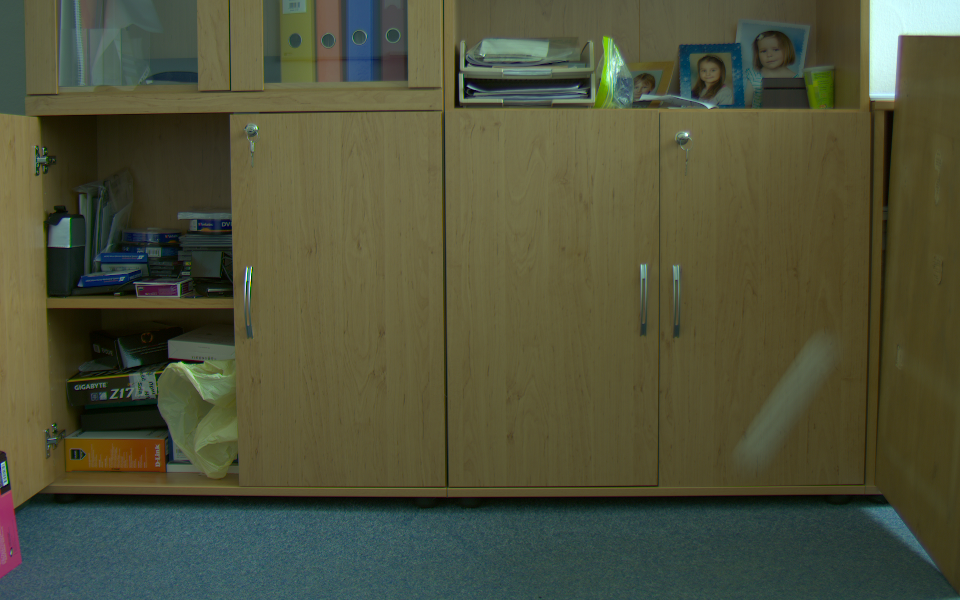
#> input picture imgs/floorball1.png, 960 x 600 px; the run also reads 1 picture not shown here
$ python run_gpu.py
#> lines starting #> are read from the running program, lines starting #| are printed output that depends on the picture; after the words box and inside, x2 and y2 are one past the last pixel; in counts of white or black regions, pixels touching at a corner belong together
### utils.py
import numpy as np
import math
from skimage.draw import line_aa
from skimage import measure
import skimage.transform
from scipy import signal
from skimage.measure import label, regionprops
import pdb

def fmo_detect(I,B):
	## simulate FMO detector -> find approximate location of FMO
	dI = (np.sum(np.abs(I-B),2) > 0.1).astype(float)
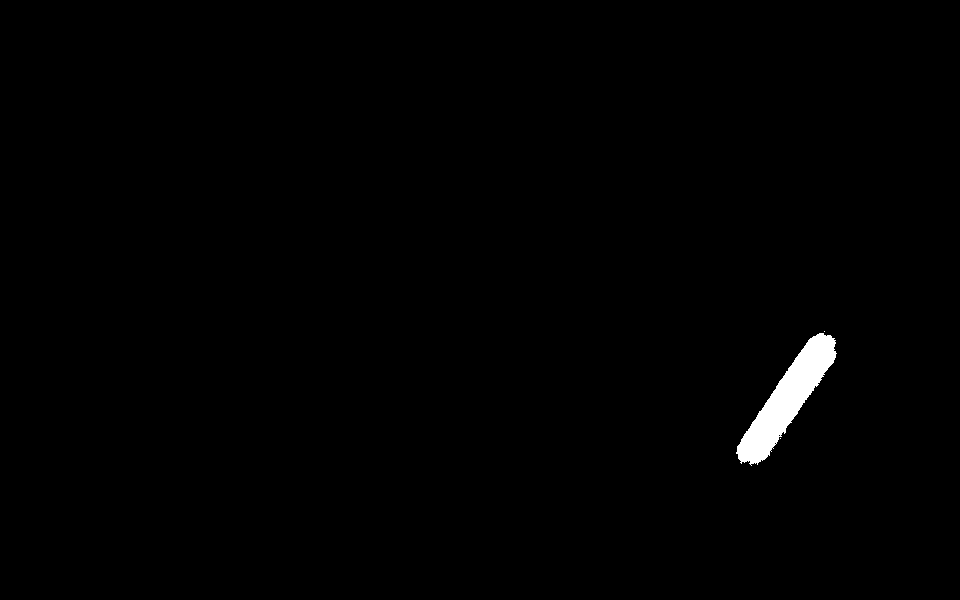
#> dI: shape (600, 960) float64; values 0 (black) and 1 (white), 0.81% white; 3 white regions (2 under 20 px)
	labeled = label(dI)
#> labeled: shape (600, 960) int64; 4 distinct labels, from 0 to 3
	regions = regionprops(labeled)
#> regions = 3 regions; box (x1, y1, x2, y2) and area: (736, 333, 837, 466) 4642, (824, 331, 825, 332) 1, (780, 438, 781, 439) 1
	ind = -1
	maxsol = 0
	for ki in range(len(regions)):
		if regions[ki].area > 100 and regions[ki].area < 0.01*np.prod(dI.shape):
			if regions[ki].solidity > maxsol:
				ind = ki
				maxsol = regions[ki].solidity
#> this loop made 3 passes
#> (ind, maxsol) on pass 2: (1, 0.93)
#> after the loop, ind = 1; maxsol = 0.93
	return regions[ind].bbox, regions[ind].minor_axis_length

def fmo_model(B,H,F,M):
	if len(H.shape) == 2:
		H = H[:,:,np.newaxis]
		F = F[:,:,:,np.newaxis]
	elif len(F.shape) == 3:
		F = np.repeat(F[:,:,:,np.newaxis],H.shape[2],3)
	HM3 = np.zeros(B.shape)
	HF = np.zeros(B.shape)
	for hi in range(H.shape[2]):
		M1 = M
		if len(M.shape) > 2:
			M1 = M[:, :, hi]
		M3 = np.repeat(M1[:, :, np.newaxis], 3, axis=2)
		HM = signal.fftconvolve(H[:,:,hi], M1, mode='same')
		HM3 += np.repeat(HM[:, :, np.newaxis], 3, axis=2)
		F3 = F[:,:,:,hi]
		for kk in range(3):
			HF[:,:,kk] += signal.fftconvolve(H[:,:,hi], F3[:,:,kk], mode='same')
	I = B*(1-HM3) + HF
	return I

def montageF(F):
	return np.reshape(np.transpose(F,(0,1,3,2)),(F.shape[0],-1,F.shape[2]),'F')

def montageH(Hs):
	return np.concatenate((np.sum(Hs[:,:,::3],2)[:,:,np.newaxis], np.sum(Hs[:,:,1::3],2)[:,:,np.newaxis], np.sum(Hs[:,:,2::3],2)[:,:,np.newaxis]),2)

def diskMask(rad):
	sz = 2*np.array([rad, rad])

	ran1 = np.arange(-(sz[1]-1)/2, ((sz[1]-1)/2)+1, 1.0)
	ran2 = np.arange(-(sz[0]-1)/2, ((sz[0]-1)/2)+1, 1.0)
	xv, yv = np.meshgrid(ran1, ran2)
	mask = np.square(xv) + np.square(yv) <= rad*rad
	M = mask.astype(float)
	return M

# [57 lines left out: functions boundingBox, convert_size, calc_tiou, calciou, not called in this run]


def renderTraj(pars, H):
	## Input: pars is either 2x2 (line) or 2x3 (parabola)
	if pars.shape[1] == 2:
		pars = np.concatenate( (pars, np.zeros((2,1))),1)
		ns = 2
	else:
		ns = 5

	ns = np.max([2, ns])

	rangeint = np.linspace(0,1,ns)
	for timeinst in range(rangeint.shape[0]-1):
		ti0 = rangeint[timeinst]
		ti1 = rangeint[timeinst+1]
		start = pars[:,0] + pars[:,1]*ti0 + pars[:,2]*(ti0*ti0)
		end = pars[:,0] + pars[:,1]*ti1 + pars[:,2]*(ti1*ti1)
		start = np.round(start).astype(np.int32)
		end = np.round(end).astype(np.int32)
		rr, cc, val = line_aa(start[0], start[1], end[0], end[1])
		valid = np.logical_and(np.logical_and(rr < H.shape[0], cc < H.shape[1]), np.logical_and(rr > 0, cc > 0))
		rr = rr[valid]
		cc = cc[valid]
		val = val[valid]
		if len(H.shape) > 2:
			H[rr, cc, 0] = 0
			H[rr, cc, 1] = 0
			H[rr, cc, 2] = val
		else:
			H[rr, cc] = val


	return H

### deblatting.py
import numpy as np
from numpy.fft import fft2, ifft2
import scipy.sparse.linalg
from scipy import sparse

from utils import *
from vis import *

class Params:
	def __init__(self): ## Parameters with which users can experiment are marked by #!
		## universal parameters
		self.loop_maxiter = 200 #! max number of (F,M)/H blind loop alternations
		self.maxiter = 50 #! max number of outer iterations
		self.cg_maxiter = 25 # max number of inner CG iterations ('h' subproblem)
		self.cg_tol = 1e-5 # tolerance for relative residual of inner CG iterations
		self.rel_tol_h = 9e-3 # relative between iterations difference for outer ADMM loop
		self.rel_tol_f = 1e-4 # relative between iterations difference for outer ADMM loop
		self.lp = 1 # exponent of the Lp regularizer sum |h|^p or TV |Df|^p, allowed values are 0, 1
		self.gamma = 1.0 # data term weight
		## parameters for H estimation
		self.alpha_h = 1.0 # Lp regularizer weight
		self.beta_h = 1e3*self.alpha_h
		self.sum1 = True # force sum(H)=1 constraint (via beta_h), takes precedence over lp
		self.do_fit = True #! applying psffit
		## parameters for F,M estimation
		self.alpha_f = 2**(-12) #! F,M total variation regularizer weight, for strong influence use at least 2e-4
		self.lambda_T = 1e-3 #! template L2 term weight, influence: 1e-3 soft, 1e-2 strong, 1e-1 very strong
		self.lambda_R = 1e-2 #! mask rotation symmetry weight term, lambda_R*|R*m-m|^2 where R is approx rotational averaging, similar values as *_T
		self.beta_fm = 1e-3 # splitting vf=f and vm=m due to (F,M) in C constraint where C is prescribed convex set given by positivity and F-M relation, penalty weight
		self.beta_f = 10*self.alpha_f # splitting vx/vy=Df due to the TV regularizer
		self.pyramid_eps = 1 # inverse slope of the f<=m/eps constraing for each channel. eps=0 means no constraint (only m in [0,1], f>0), eps=1 means f<=m etc
		## parameters for sub-frame F,M estimation
		self.alpha_cross_f = 2**(-13) #! cross-image (in 3-dim) image TV regularizer weight
		self.beta_cross_f = 10*self.alpha_cross_f # splitting vc=D_cross*f due to cross-image TV regularizer
		## visualization parameters
		self.verbose = True #!
		self.do_cost = False #!
		self.visualize = True #!

# [513 lines left out: functions estimateFMH, psffit, estimateFM, estimateH, createDerivatives0, createRnMatrix and 6 more, not called in this run]


def vec3(I):
	return np.reshape(I, (I.shape[0]*I.shape[1], -1),'F')

def ivec3(I, ishape):
	return np.reshape(I, ishape,'F')

class StateH:
	# [6 lines left out: function __init__, not called in this run]

class StateFM:
	# [24 lines left out: function __init__, not called in this run]

### gpu/deblatting_gpu.py
import numpy as np
from scipy import sparse

from utils import *
from vis import *
from deblatting import *
from gpu.torch_cg import *

import torch

def estimateFMH_gpu(Ic,Bc,Mc=None,Fc=None,params=None):
	## Estimate F,M,H in FMO equation I = H*F + (1 - H*M)B, where * is convolution
	if params is None:
		params = Params()
	device = torch.device("cuda:0" if torch.cuda.is_available() else "cpu")
	# print(device)
	I = torch.from_numpy(Ic).float().to(device)
	B = torch.from_numpy(Bc).float().to(device)
	BS = I.shape[0]
	if Mc is None:
		Mc = np.ones(Ic.shape[:2])
	if Fc is None:
		Fc = np.ones((Mc.shape[0],Mc.shape[1],Ic.shape[1]))
	M = torch.ones((BS,1,Mc.shape[0],Mc.shape[1])).float().to(device)
	F = torch.ones((BS,3,Mc.shape[0],Mc.shape[1])).float().to(device)

	H = 0
	params.maxiter = 1
	params.do_fit = 0 # not implemented

	rel_tol2 = params.rel_tol_h**2
	stateh = StateH()
	statefm = StateFM()
	stateh.device = device
	statefm.device = device

	## blind loop, iterate over estimateFM and estimateH
	for iter in range(params.loop_maxiter):
		H_old = H
		H, stateh = estimateH_gpu(I, B, M, F, state=stateh, params=params)
		F, M, statefm = estimateFM_gpu(I, B, H, M, F, state=statefm, params=params)
		rel_diff2 = ((H - H_old) ** 2).sum([2,3])/( H ** 2).sum([2,3])
		if params.visualize:
			bi = iter % BS
			Fcpu = F[bi,:,:,:].data.cpu().detach().numpy().transpose(1,2,0)
			Mcpu = M[bi,0,:,:].data.cpu().detach().numpy()
			imshow_nodestroy(get_visim(H[bi,0,:,:].data.cpu().detach().numpy(),Fcpu,Mcpu,Ic[bi,:,:,:].transpose(1,2,0)), 600/np.max(I.shape))
			# pdb.set_trace()
		if params.verbose:
			print("FMH: iter={}, reldiff_h={}".format(iter+1, torch.sqrt(torch.max(rel_diff2))))
		if (rel_diff2 < rel_tol2).all():
			break

	return H, F, M

# [263 lines left out: functions estimateFM_gpu, estimateH_gpu, gradient_gpu, gradientT_gpu, not called in this run]

def fft_gpu(inp):
	return torch.rfft(inp, signal_ndim=2, normalized=False, onesided=False)

def ifft_gpu(inp):
	return torch.irfft(inp, signal_ndim=2, normalized=False, onesided=False)

# [50 lines left out: functions project2pyramid_gpu, lp_proximal_mapping_gpu, proj2simplex_gpu, cmul, not called in this run]

def cconj(arr):
	return torch.stack([arr[:,:,:,:,0],-arr[:,:,:,:,1]], dim=-1)

# [17 lines left out: functions psfshift_gpu, ipsfshift_gpu, not called in this run]

### run_gpu.py
import argparse
import numpy as np
import random
import pdb
import os

import cv2 as cv
import matplotlib.pyplot as plt

from utils import *
from deblatting import *
from gpu.deblatting_gpu import *
from vis import *

def main():
    test_real_batch(os.path.join('imgs','floorball1.png'), os.path.join('imgs','floorball_bgr.png'))
    test_synthetic_batch()

def test_real_batch(I_path, B_path):
    I = cv2.imread(I_path)/255
    B = cv2.imread(B_path)/255
    bbox, diameter = fmo_detect(I,B)
#> bbox = (333, 736, 466, 837); diameter = 36.11
    ext = int(np.round(0.5*diameter))
#> ext = 18
#> (the call stopped at in estimateFMH_gpu, `device = torch.device("cuda:0" if torch.cuda.is_available() else "cpu")`: torch is not available in this run)
    I = I[bbox[0]-ext:bbox[2]+ext,bbox[1]-ext:bbox[3]+ext,:].transpose(2,0,1)[np.newaxis,:,:,:]
    B = B[bbox[0]-ext:bbox[2]+ext,bbox[1]-ext:bbox[3]+ext,:].transpose(2,0,1)[np.newaxis,:,:,:]
    M0 = np.ones([int(np.round(diameter))]*2)
    H,F,M = estimateFMH_gpu(I, B, M0)

def test_synthetic_batch():
    params = Params()
    # params.visualize = False

    B = cv2.imread(os.path.join('imgs','beach.jpg'))/255
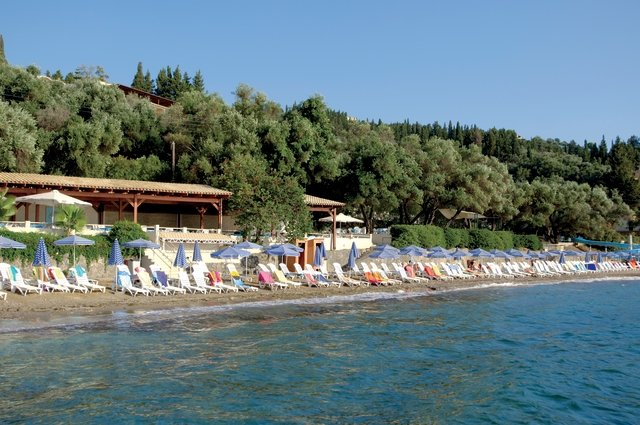
#> input picture imgs/beach.jpg, 640 x 425 px
#> B: shape (425, 640, 3) float64
    ks = 2
    rad = 40
    Hs = np.zeros((ks,1,)+B.shape[:2])
    Bs = np.zeros((ks,3,)+B.shape[:2])
    Is = np.zeros((ks,3,)+B.shape[:2])
    Ms = np.zeros((ks,1,2*rad,2*rad,))
    Fs = np.zeros((ks,3,2*rad,2*rad,))
    for k in range(ks):
        pars = np.array([[100, 100*(2*k+1)], [50*(k+1), 110]]).T
        H = renderTraj(pars, np.zeros(B.shape[:-1]))
        H /= np.sum(H)
        M = diskMask(rad)
        M1 = np.expand_dims(M,-1)
        F = np.concatenate((0*M1,(0.8)*M1,(0.4*(k+1))*M1),2)
        I = fmo_model(B,H,F,M)
        Hs[k,0,:,:] = H
        Bs[k,:,:,:] = B.transpose(2,0,1)
        Is[k,:,:,:] = I.transpose(2,0,1)
        Fs[k,:,:,:] = F.transpose(2,0,1)
        Ms[k,0,:,:] = M
#> this loop made 2 passes
#> pass 1, in fmo_model, `H = H[:,:,np.newaxis]`:
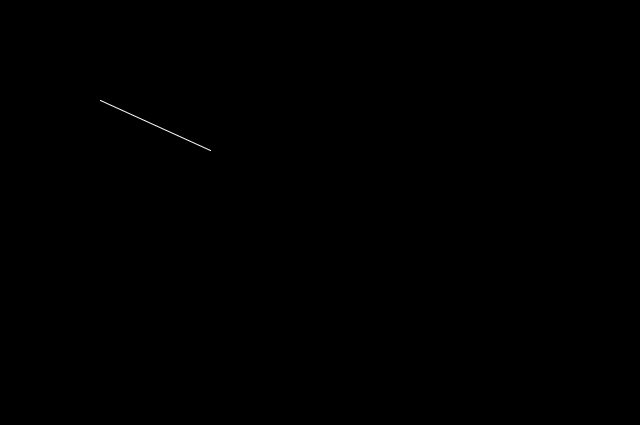
#> H: shape (425, 640, 1) float64; min 0, max 0.0082, mean 3.68e-06; drawn with min black and max white
#> pass 1, in fmo_model, `I = B*(1-HM3) + HF`:
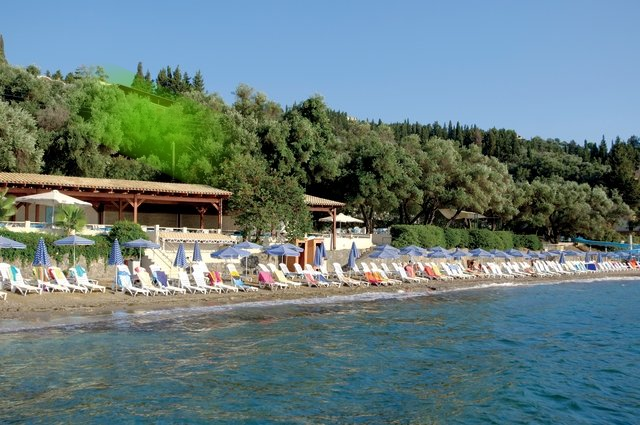
#> I: shape (425, 640, 3) float64; mean B, G, R 0.489, 0.489, 0.403; drawn with min black and max white
#> pass 2, in fmo_model (call 2), `I = B*(1-HM3) + HF`:
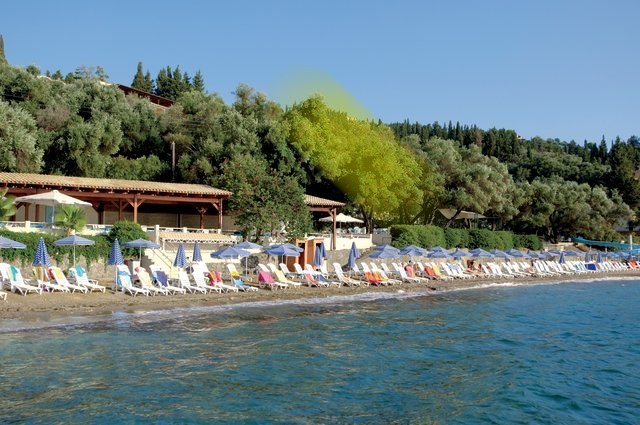
#> I: shape (425, 640, 3) float64; mean B, G, R 0.488, 0.489, 0.411; drawn with min black and max white
#> after the loop:
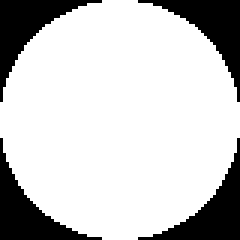
#> M: shape (80, 80) float64 (shown 3 times larger); values 0 (black) and 1 (white), 78.5% white; 4 black regions, box (x1, y1, x2, y2) and area: (0, 0, 34, 34) 344, (46, 0, 80, 34) 344, (0, 46, 34, 80) 344, (46, 46, 80, 80) 344
        # Hmask = fmo_model(np.zeros(B.shape),H,np.repeat(diskMask(10)[:,:,np.newaxis],3,2),M)[:,:,0] > 0.01

    ext = 0
    M0 = np.ones((2*(rad+ext),2*(rad+ext)))
    # pdb.set_trace()

    # He = estimateH_gpu(Is, Bs, Ms, Fs, params=params)
    # Fe,Me = estimateFM_gpu(Is,Bs,Hs,M0)
    He,Fe,Me = estimateFMH_gpu(Is, Bs, M0)

    # [9 lines of commented-out code are left out]

if __name__ == "__main__":
    main()
#> (the call stopped at in estimateFMH_gpu, `device = torch.device("cuda:0" if torch.cuda.is_available() else "cpu")`: torch is not available in this run)
